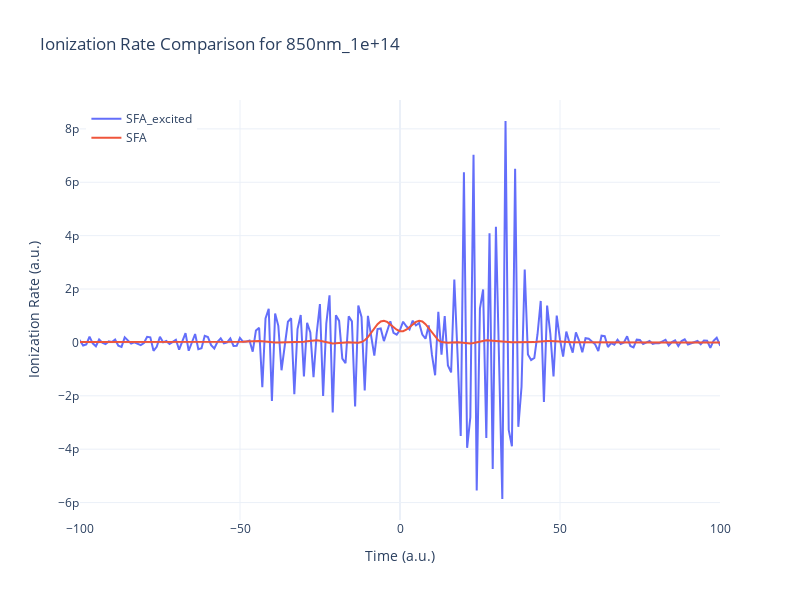

The code cell stored with this chart in its notebook:
### Code cell
fig = go.Figure()
fig.add_trace(go.Scatter(x=time_recon, y=2*np.real(ion_na_rate_SFA_excited), mode='lines', name='SFA_excited')) #they are exactly 4pi apart
fig.add_trace(go.Scatter(x=time_recon, y=ion_na_rate_SFA, mode='lines', name='SFA'))

fig.update_layout(
    title=f'Ionization Rate Comparison for {file_name}',
    xaxis_title='Time (a.u.)',
    yaxis_title='Ionization Rate (a.u.)',
    legend=dict(x=0.01, y=0.99),
    template='plotly_white',
    xaxis_range=[-100, 100],
    width=800,
    height=600
)
# truncate y-axis
fig.show()

### Figure 1 — Plotly figure (JSON) as saved in the notebook; plotly's stock layout.template omitted (floating-point values rounded to 4 significant figures; data arrays with more than 128 entries replaced by an {"elided": "..."} marker saying what was removed)
{"data": [{"mode": "lines", "name": "SFA_excited", "type": "scatter", "x": {"elided": "632 float values"}, "y": {"elided": "632 float values"}}, {"mode": "lines", "name": "SFA", "type": "scatter", "x": {"elided": "632 float values"}, "y": {"elided": "632 float values"}}], "layout": {"height": 600, "legend": {"x": 0.01, "y": 0.99}, "title": {"text": "Ionization Rate Comparison for 850nm_1e+14"}, "width": 800, "xaxis": {"range": [-100, 100], "title": {"text": "Time (a.u.)"}}, "yaxis": {"title": {"text": "Ionization Rate (a.u.)"}}}}
